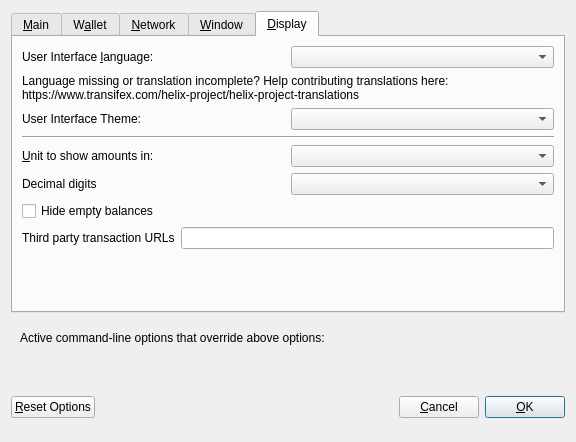
<?xml version="1.0" encoding="UTF-8"?>
<ui version="4.0">
 <class>OptionsDialog</class>
 <widget class="QDialog" name="OptionsDialog">
  <property name="geometry">
   <rect>
    <x>0</x>
    <y>0</y>
    <width>576</width>
    <height>442</height>
   </rect>
  </property>
  <property name="windowTitle">
   <string>Options</string>
  </property>
  <property name="modal">
   <bool>true</bool>
  </property>
  <layout class="QVBoxLayout" name="verticalLayout">
   <item>
    <widget class="QTabWidget" name="tabWidget">
     <property name="currentIndex">
      <number>4</number>
     </property>
     <widget class="QWidget" name="tabMain">
      <attribute name="title">
       <string>&amp;Main</string>
      </attribute>
      <layout class="QVBoxLayout" name="verticalLayout_Main">
       <item>
        <widget class="QCheckBox" name="bitcoinAtStartup">
         <property name="toolTip">
          <string>Automatically start Helix after logging in to the system.</string>
         </property>
         <property name="text">
          <string>&amp;Start Helix on system login</string>
         </property>
        </widget>
       </item>
       <item>
        <layout class="QHBoxLayout" name="horizontalLayout_2_Main">
         <item>
          <widget class="QLabel" name="databaseCacheLabel">
           <property name="text">
            <string>Size of &amp;database cache</string>
           </property>
           <property name="textFormat">
            <enum>Qt::PlainText</enum>
           </property>
           <property name="buddy">
            <cstring>databaseCache</cstring>
           </property>
          </widget>
         </item>
         <item>
          <widget class="QSpinBox" name="databaseCache"/>
         </item>
         <item>
          <widget class="QLabel" name="databaseCacheUnitLabel">
           <property name="text">
            <string>MB</string>
           </property>
           <property name="textFormat">
            <enum>Qt::PlainText</enum>
           </property>
          </widget>
         </item>
         <item>
          <spacer name="horizontalSpacer_2_Main">
           <property name="orientation">
            <enum>Qt::Horizontal</enum>
           </property>
           <property name="sizeHint" stdset="0">
            <size>
             <width>40</width>
             <height>20</height>
            </size>
           </property>
          </spacer>
         </item>
        </layout>
       </item>
       <item>
        <layout class="QHBoxLayout" name="horizontalLayout_3_Main">
         <item>
          <widget class="QLabel" name="threadsScriptVerifLabel">
           <property name="text">
            <string>Number of script &amp;verification threads</string>
           </property>
           <property name="textFormat">
            <enum>Qt::PlainText</enum>
           </property>
           <property name="buddy">
            <cstring>threadsScriptVerif</cstring>
           </property>
          </widget>
         </item>
         <item>
          <widget class="QSpinBox" name="threadsScriptVerif">
           <property name="toolTip">
            <string>(0 = auto, &lt;0 = leave that many cores free)</string>
           </property>
          </widget>
         </item>
         <item>
          <spacer name="horizontalSpacer_3_Main">
           <property name="orientation">
            <enum>Qt::Horizontal</enum>
           </property>
           <property name="sizeHint" stdset="0">
            <size>
             <width>40</width>
             <height>20</height>
            </size>
           </property>
          </spacer>
         </item>
        </layout>
       </item>
       <item>
        <spacer name="verticalSpacer_2">
         <property name="orientation">
          <enum>Qt::Vertical</enum>
         </property>
         <property name="sizeHint" stdset="0">
          <size>
           <width>20</width>
           <height>40</height>
          </size>
         </property>
        </spacer>
       </item>
       <item>
        <widget class="QCheckBox" name="checkBoxZeromintEnable">
         <property name="toolTip">
          <string>Enable automatic minting of Helix units to zHLIX</string>
         </property>
         <property name="layoutDirection">
          <enum>Qt::LeftToRight</enum>
         </property>
         <property name="text">
          <string>Enable zHLIX Automint</string>
         </property>
        </widget>
       </item>
       <item>
        <layout class="QHBoxLayout" name="horizontalLayout_3">
         <item>
          <widget class="QLabel" name="percentage_label">
           <property name="toolTip">
            <string>Percentage of incoming HLIX which get automatically converted to zHLIX via Zerocoin Protocol (min: 10%)</string>
           </property>
           <property name="text">
            <string>Percentage of autominted zHLIX</string>
           </property>
          </widget>
         </item>
         <item>
          <widget class="QSpinBox" name="zeromintPercentage">
           <property name="minimum">
            <number>10</number>
           </property>
           <property name="maximum">
            <number>100</number>
           </property>
          </widget>
         </item>
        </layout>
       </item>
       <item>
        <layout class="QHBoxLayout" name="horizontalLayout" stretch="0,0">
         <property name="sizeConstraint">
          <enum>QLayout::SetFixedSize</enum>
         </property>
         <item>
          <widget class="QLabel" name="labelPreferredDenom">
           <property name="maximumSize">
            <size>
             <width>16777215</width>
             <height>16777215</height>
            </size>
           </property>
           <property name="toolTip">
            <string>Wait with automatic conversion to Zerocoin until enough HLIX for this denomination is available</string>
           </property>
           <property name="text">
            <string>Preferred Automint zHLIX Denomination</string>
           </property>
          </widget>
         </item>
         <item>
          <widget class="QComboBox" name="preferredDenom">
           <property name="maximumSize">
            <size>
             <width>16777215</width>
             <height>27</height>
            </size>
           </property>
           <property name="toolTip">
            <string>Wait with automatic conversion to Zerocoin until enough HLIX for this denomination is available</string>
           </property>
           <property name="maxVisibleItems">
            <number>9</number>
           </property>
           <property name="maxCount">
            <number>9</number>
           </property>
          </widget>
         </item>
        </layout>
       </item>
      </layout>
     </widget>
     <widget class="QWidget" name="tabWallet">
      <attribute name="title">
       <string>W&amp;allet</string>
      </attribute>
      <layout class="QVBoxLayout" name="verticalLayout_Wallet">
       <item>
        <layout class="QHBoxLayout" name="horizontalLayout_2_Wallet">
         <item>
          <widget class="QLabel" name="labelStakeSplitThresholdText">
           <property name="text">
            <string>Stake split threshold:</string>
           </property>
          </widget>
         </item>
         <item>
          <widget class="QSpinBox" name="spinBoxStakeSplitThreshold">
           <property name="minimum">
            <number>1</number>
           </property>
           <property name="maximum">
            <number>999999</number>
           </property>
          </widget>
         </item>
        </layout>
       </item>
       <item>
        <widget class="QGroupBox" name="groupBox">
         <property name="title">
          <string>Expert</string>
         </property>
         <layout class="QVBoxLayout" name="verticalLayout_2">
          <item>
           <widget class="QCheckBox" name="coinControlFeatures">
            <property name="toolTip">
             <string>Whether to show coin control features or not.</string>
            </property>
            <property name="text">
             <string>Enable coin &amp;control features</string>
            </property>
           </widget>
          </item>
          <item>
           <widget class="QCheckBox" name="showMasternodesTab">
            <property name="toolTip">
             <string>Show additional tab listing all your masternodes in first sub-tab&lt;br/&gt;and all masternodes on the network in second sub-tab.</string>
            </property>
            <property name="text">
             <string>Show Masternodes Tab</string>
            </property>
           </widget>
          </item>
          <item>
           <widget class="QCheckBox" name="spendZeroConfChange">
            <property name="toolTip">
             <string>If you disable the spending of unconfirmed change, the change from a transaction&lt;br/&gt;cannot be used until that transaction has at least one confirmation.&lt;br/&gt;This also affects how your balance is computed.</string>
            </property>
            <property name="text">
             <string>&amp;Spend unconfirmed change</string>
            </property>
           </widget>
          </item>
         </layout>
        </widget>
       </item>
       <item>
        <spacer name="verticalSpacer_Wallet">
         <property name="orientation">
          <enum>Qt::Vertical</enum>
         </property>
         <property name="sizeHint" stdset="0">
          <size>
           <width>20</width>
           <height>40</height>
          </size>
         </property>
        </spacer>
       </item>
      </layout>
     </widget>
     <widget class="QWidget" name="tabNetwork">
      <attribute name="title">
       <string>&amp;Network</string>
      </attribute>
      <layout class="QVBoxLayout" name="verticalLayout_Network">
       <item>
        <widget class="QCheckBox" name="mapPortUpnp">
         <property name="toolTip">
          <string>Automatically open the Helix client port on the router. This only works when your router supports UPnP and it is enabled.</string>
         </property>
         <property name="text">
          <string>Map port using &amp;UPnP</string>
         </property>
        </widget>
       </item>
       <item>
        <widget class="QCheckBox" name="allowIncoming">
         <property name="toolTip">
          <string>Accept connections from outside</string>
         </property>
         <property name="text">
          <string>Allow incoming connections</string>
         </property>
        </widget>
       </item>
       <item>
        <widget class="QCheckBox" name="connectSocks">
         <property name="toolTip">
          <string>Connect to the Helix network through a SOCKS5 proxy.</string>
         </property>
         <property name="text">
          <string>&amp;Connect through SOCKS5 proxy (default proxy):</string>
         </property>
        </widget>
       </item>
       <item>
        <layout class="QHBoxLayout" name="horizontalLayout_1_Network">
         <item>
          <widget class="QLabel" name="proxyIpLabel">
           <property name="text">
            <string>Proxy &amp;IP:</string>
           </property>
           <property name="textFormat">
            <enum>Qt::PlainText</enum>
           </property>
           <property name="buddy">
            <cstring>proxyIp</cstring>
           </property>
          </widget>
         </item>
         <item>
          <widget class="QValidatedLineEdit" name="proxyIp">
           <property name="minimumSize">
            <size>
             <width>140</width>
             <height>0</height>
            </size>
           </property>
           <property name="maximumSize">
            <size>
             <width>140</width>
             <height>16777215</height>
            </size>
           </property>
           <property name="toolTip">
            <string>IP address of the proxy (e.g. IPv4: 127.0.0.1 / IPv6: ::1)</string>
           </property>
          </widget>
         </item>
         <item>
          <widget class="QLabel" name="proxyPortLabel">
           <property name="text">
            <string>&amp;Port:</string>
           </property>
           <property name="textFormat">
            <enum>Qt::PlainText</enum>
           </property>
           <property name="buddy">
            <cstring>proxyPort</cstring>
           </property>
          </widget>
         </item>
         <item>
          <widget class="QLineEdit" name="proxyPort">
           <property name="minimumSize">
            <size>
             <width>75</width>
             <height>0</height>
            </size>
           </property>
           <property name="maximumSize">
            <size>
             <width>55</width>
             <height>16777215</height>
            </size>
           </property>
           <property name="toolTip">
            <string>Port of the proxy (e.g. 9050)</string>
           </property>
          </widget>
         </item>
         <item>
          <spacer name="horizontalSpacer_1_Network">
           <property name="orientation">
            <enum>Qt::Horizontal</enum>
           </property>
           <property name="sizeHint" stdset="0">
            <size>
             <width>40</width>
             <height>20</height>
            </size>
           </property>
          </spacer>
         </item>
        </layout>
       </item>
       <item>
        <spacer name="verticalSpacer_Network">
         <property name="orientation">
          <enum>Qt::Vertical</enum>
         </property>
         <property name="sizeHint" stdset="0">
          <size>
           <width>20</width>
           <height>40</height>
          </size>
         </property>
        </spacer>
       </item>
      </layout>
     </widget>
     <widget class="QWidget" name="tabWindow">
      <attribute name="title">
       <string>&amp;Window</string>
      </attribute>
      <layout class="QVBoxLayout" name="verticalLayout_Window">
       <item>
        <widget class="QCheckBox" name="minimizeToTray">
         <property name="toolTip">
          <string>Show only a tray icon after minimizing the window.</string>
         </property>
         <property name="text">
          <string>&amp;Minimize to the tray instead of the taskbar</string>
         </property>
        </widget>
       </item>
       <item>
        <widget class="QCheckBox" name="minimizeOnClose">
         <property name="toolTip">
          <string>Minimize instead of exit the application when the window is closed. When this option is enabled, the application will be closed only after selecting Quit in the menu.</string>
         </property>
         <property name="text">
          <string>M&amp;inimize on close</string>
         </property>
        </widget>
       </item>
       <item>
        <spacer name="verticalSpacer_Window">
         <property name="orientation">
          <enum>Qt::Vertical</enum>
         </property>
         <property name="sizeHint" stdset="0">
          <size>
           <width>20</width>
           <height>40</height>
          </size>
         </property>
        </spacer>
       </item>
      </layout>
     </widget>
     <widget class="QWidget" name="tabDisplay">
      <attribute name="title">
       <string>&amp;Display</string>
      </attribute>
      <layout class="QVBoxLayout" name="verticalLayout_Display">
       <item>
        <layout class="QHBoxLayout" name="horizontalLayout_1_Display">
         <item>
          <widget class="QLabel" name="langLabel">
           <property name="text">
            <string>User Interface &amp;language:</string>
           </property>
           <property name="textFormat">
            <enum>Qt::PlainText</enum>
           </property>
           <property name="buddy">
            <cstring>lang</cstring>
           </property>
          </widget>
         </item>
         <item>
          <widget class="QValueComboBox" name="lang">
           <property name="toolTip">
            <string>The user interface language can be set here. This setting will take effect after restarting Helix.</string>
           </property>
          </widget>
         </item>
        </layout>
       </item>
       <item>
        <widget class="QLabel" name="label_3">
         <property name="toolTip">
          <string notr="true"/>
         </property>
         <property name="statusTip">
          <string notr="true"/>
         </property>
         <property name="whatsThis">
          <string notr="true"/>
         </property>
         <property name="accessibleName">
          <string notr="true"/>
         </property>
         <property name="text">
          <string>Language missing or translation incomplete? Help contributing translations here:
https://www.transifex.com/helix-project/helix-project-translations</string>
         </property>
         <property name="wordWrap">
          <bool>true</bool>
         </property>
         <property name="openExternalLinks">
          <bool>true</bool>
         </property>
         <property name="textInteractionFlags">
          <set>Qt::TextBrowserInteraction</set>
         </property>
        </widget>
       </item>
       <item>
        <layout class="QHBoxLayout" name="horizontalLayout_4_Display" stretch="0,0">
         <item>
          <widget class="QLabel" name="themeLabel">
           <property name="text">
            <string>User Interface Theme:</string>
           </property>
          </widget>
         </item>
         <item>
          <widget class="QValueComboBox" name="theme"/>
         </item>
        </layout>
       </item>
       <item>
        <widget class="Line" name="line">
         <property name="orientation">
          <enum>Qt::Horizontal</enum>
         </property>
        </widget>
       </item>
       <item>
        <layout class="QHBoxLayout" name="horizontalLayout_2_Display">
         <item>
          <widget class="QLabel" name="unitLabel">
           <property name="text">
            <string>&amp;Unit to show amounts in:</string>
           </property>
           <property name="textFormat">
            <enum>Qt::PlainText</enum>
           </property>
           <property name="buddy">
            <cstring>unit</cstring>
           </property>
          </widget>
         </item>
         <item>
          <widget class="QValueComboBox" name="unit">
           <property name="toolTip">
            <string>Choose the default subdivision unit to show in the interface and when sending coins.</string>
           </property>
          </widget>
         </item>
        </layout>
       </item>
       <item>
        <layout class="QHBoxLayout" name="horizontalLayout_5_Display">
         <item>
          <widget class="QLabel" name="digitsLabel">
           <property name="text">
            <string>Decimal digits</string>
           </property>
          </widget>
         </item>
         <item>
          <widget class="QValueComboBox" name="digits"/>
         </item>
        </layout>
       </item>
       <item>
        <widget class="QCheckBox" name="checkBoxHideZeroBalances">
         <property name="toolTip">
          <string>Hide empty balances</string>
         </property>
         <property name="layoutDirection">
          <enum>Qt::LeftToRight</enum>
         </property>
         <property name="text">
          <string>Hide empty balances</string>
         </property>
        </widget>
       </item>
       <item>
        <layout class="QHBoxLayout" name="horizontalLayout_3_Display">
         <item>
          <widget class="QLabel" name="thirdPartyTxUrlsLabel">
           <property name="toolTip">
            <string>Third party URLs (e.g. a block explorer) that appear in the transactions tab as context menu items. %s in the URL is replaced by transaction hash. Multiple URLs are separated by vertical bar |.</string>
           </property>
           <property name="text">
            <string>Third party transaction URLs</string>
           </property>
           <property name="buddy">
            <cstring>thirdPartyTxUrls</cstring>
           </property>
          </widget>
         </item>
         <item>
          <widget class="QLineEdit" name="thirdPartyTxUrls">
           <property name="toolTip">
            <string>Third party URLs (e.g. a block explorer) that appear in the transactions tab as context menu items. %s in the URL is replaced by transaction hash. Multiple URLs are separated by vertical bar |.</string>
           </property>
          </widget>
         </item>
        </layout>
       </item>
       <item>
        <spacer name="verticalSpacer">
         <property name="orientation">
          <enum>Qt::Vertical</enum>
         </property>
         <property name="sizeHint" stdset="0">
          <size>
           <width>20</width>
           <height>40</height>
          </size>
         </property>
        </spacer>
       </item>
      </layout>
     </widget>
    </widget>
   </item>
   <item>
    <widget class="QFrame" name="frame">
     <layout class="QVBoxLayout" name="verticalLayout_Bottom">
      <item>
       <layout class="QHBoxLayout" name="horizontalLayout_Bottom">
        <item>
         <widget class="QLabel" name="overriddenByCommandLineInfoLabel">
          <property name="text">
           <string>Active command-line options that override above options:</string>
          </property>
          <property name="textFormat">
           <enum>Qt::PlainText</enum>
          </property>
         </widget>
        </item>
        <item>
         <spacer name="horizontalSpacer_Bottom">
          <property name="orientation">
           <enum>Qt::Horizontal</enum>
          </property>
          <property name="sizeHint" stdset="0">
           <size>
            <width>40</width>
            <height>20</height>
           </size>
          </property>
         </spacer>
        </item>
       </layout>
      </item>
      <item>
       <widget class="QLabel" name="overriddenByCommandLineLabel">
        <property name="text">
         <string/>
        </property>
        <property name="textFormat">
         <enum>Qt::PlainText</enum>
        </property>
        <property name="wordWrap">
         <bool>true</bool>
        </property>
       </widget>
      </item>
     </layout>
    </widget>
   </item>
   <item>
    <layout class="QHBoxLayout" name="horizontalLayout_Buttons">
     <item>
      <widget class="QPushButton" name="resetButton">
       <property name="toolTip">
        <string>Reset all client options to default.</string>
       </property>
       <property name="text">
        <string>&amp;Reset Options</string>
       </property>
       <property name="autoDefault">
        <bool>false</bool>
       </property>
      </widget>
     </item>
     <item>
      <spacer name="horizontalSpacer_1">
       <property name="orientation">
        <enum>Qt::Horizontal</enum>
       </property>
       <property name="sizeHint" stdset="0">
        <size>
         <width>40</width>
         <height>48</height>
        </size>
       </property>
      </spacer>
     </item>
     <item>
      <widget class="QLabel" name="statusLabel">
       <property name="minimumSize">
        <size>
         <width>200</width>
         <height>0</height>
        </size>
       </property>
       <property name="font">
        <font>
         <weight>75</weight>
         <bold>true</bold>
        </font>
       </property>
       <property name="text">
        <string/>
       </property>
       <property name="textFormat">
        <enum>Qt::PlainText</enum>
       </property>
       <property name="wordWrap">
        <bool>true</bool>
       </property>
      </widget>
     </item>
     <item>
      <spacer name="horizontalSpacer_2">
       <property name="orientation">
        <enum>Qt::Horizontal</enum>
       </property>
       <property name="sizeHint" stdset="0">
        <size>
         <width>40</width>
         <height>48</height>
        </size>
       </property>
      </spacer>
     </item>
     <item>
      <widget class="QPushButton" name="cancelButton">
       <property name="text">
        <string>&amp;Cancel</string>
       </property>
       <property name="autoDefault">
        <bool>false</bool>
       </property>
      </widget>
     </item>
     <item>
      <widget class="QPushButton" name="okButton">
       <property name="text">
        <string>&amp;OK</string>
       </property>
       <property name="autoDefault">
        <bool>false</bool>
       </property>
       <property name="default">
        <bool>true</bool>
       </property>
      </widget>
     </item>
    </layout>
   </item>
  </layout>
 </widget>
 <customwidgets>
  <customwidget>
   <class>QValidatedLineEdit</class>
   <extends>QLineEdit</extends>
   <header>qvalidatedlineedit.h</header>
  </customwidget>
  <customwidget>
   <class>QValueComboBox</class>
   <extends>QComboBox</extends>
   <header>qvaluecombobox.h</header>
  </customwidget>
 </customwidgets>
 <resources/>
 <connections/>
</ui>
